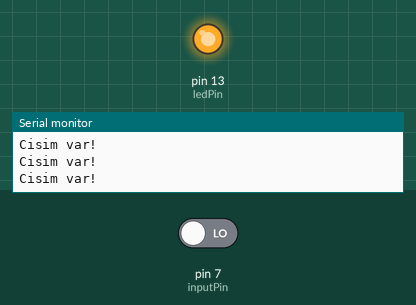
This sketch was run on a simulated Arduino Uno, built with avr-gcc and run on an emulated ATmega328P. Shown: output pins drawn as LEDs (lit = HIGH), the last lines printed to the serial monitor. Inputs (shaded band) come from the test bench; at power-on: pin 7 (inputPin) LOW.

Above: at 1.2 s.
1.3 s: pin 7 (inputPin) driven HIGH
At 1.9 s:
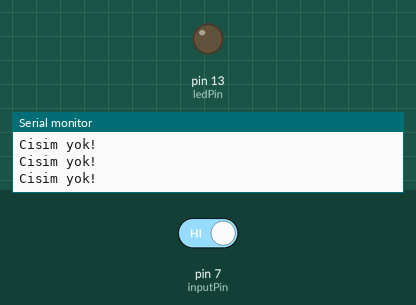
2.8 s: pin 7 (inputPin) driven LOW
At 3.1 s:
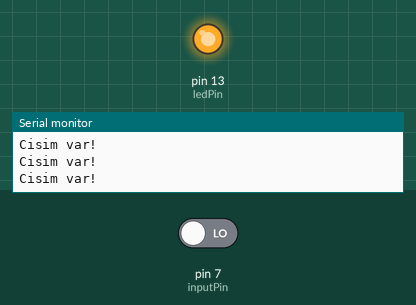
Timing chart, 0 to 5.8 s (numbered marks = the images above; inputs shaded):
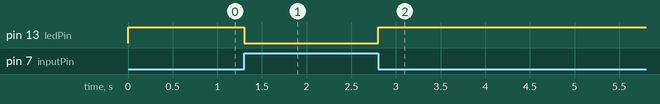

The sketch:

mz80.ino
```cpp
int ledPin = 13;
int inputPin = 7;
int val = 0;

void setup()
{
  Serial.begin(9600);
  pinMode(ledPin, OUTPUT);
  pinMode(inputPin, INPUT);
}

void loop(){
  val = digitalRead(inputPin);
  if (val == HIGH) {
    digitalWrite(ledPin, LOW);
    Serial.println("Cisim yok!");
  } else {
    digitalWrite(ledPin, HIGH);
    Serial.println("Cisim var!");
  }
  delay(100);
}
```

Measured:
- after the input at 1.3 s, pin 13 (ledPin): HIGH → LOW at once
- after the input at 2.8 s, pin 13 (ledPin): LOW → HIGH at once
